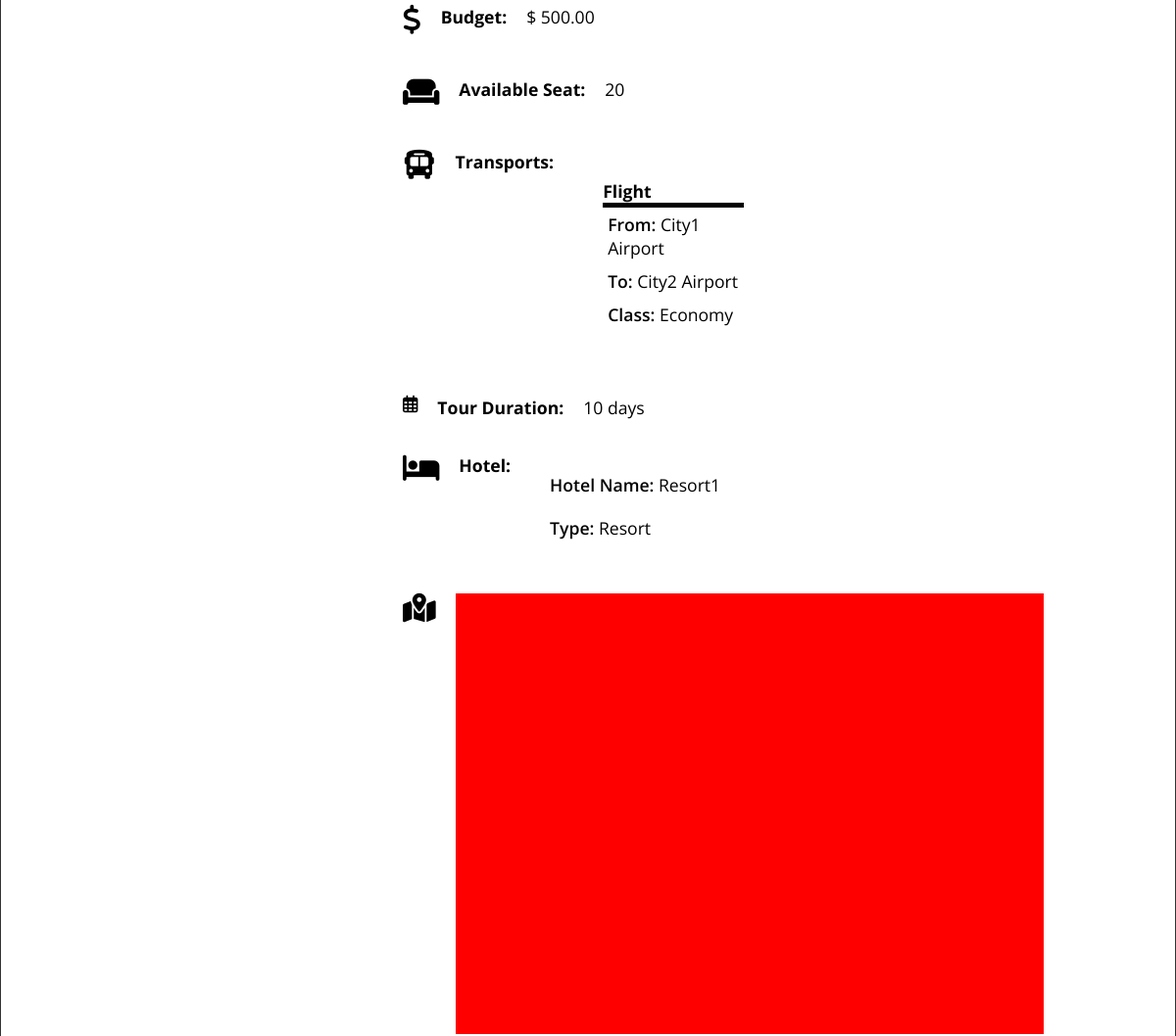
The page /User/tour_info.php?tour_id=1 (middle part) on the database as committed earlier.
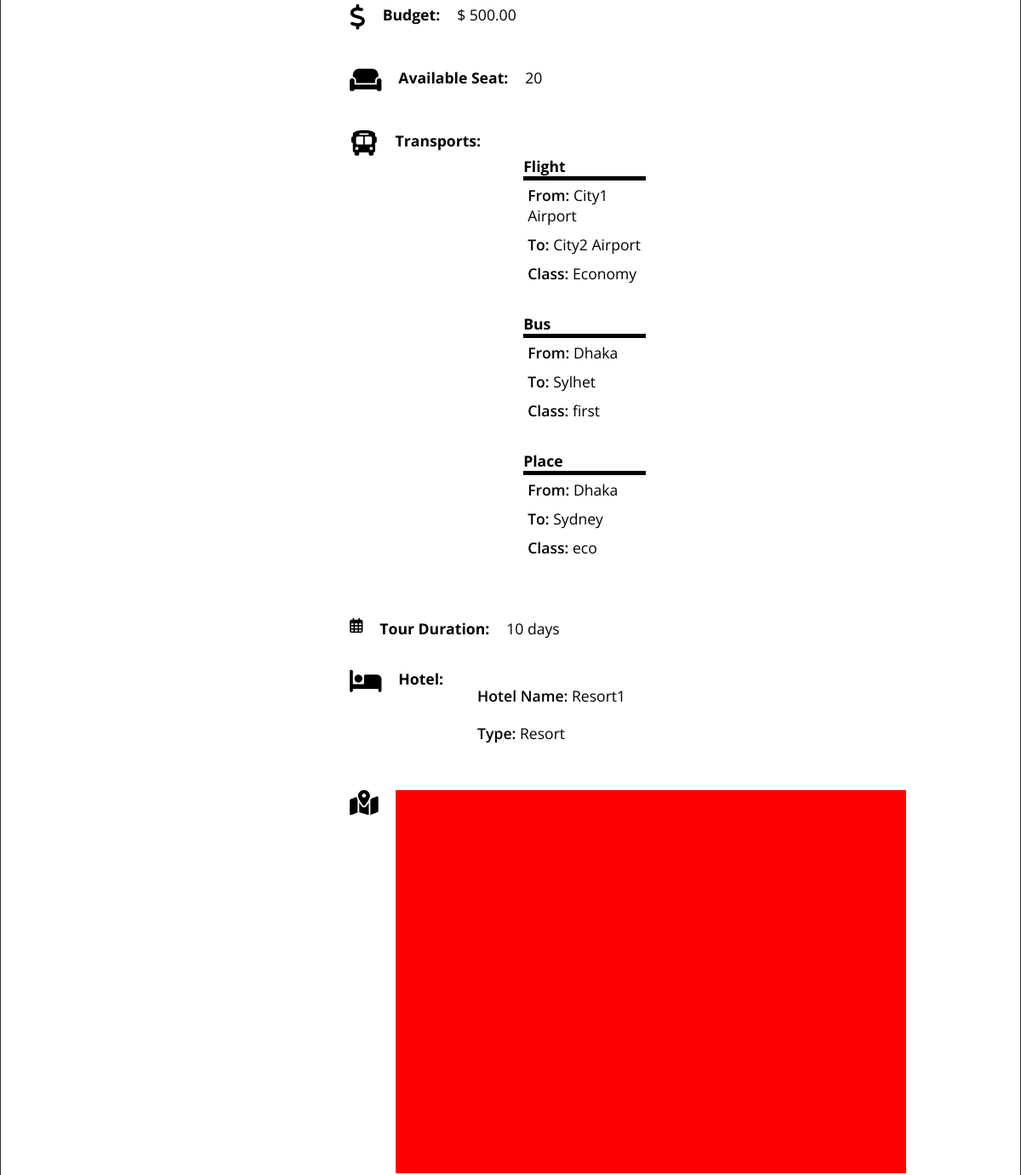
The same page on the database as committed later.
### tables this page shows
CREATE TABLE `transport` (
  `transport_id` int(11) NOT NULL,
  `type` varchar(50) DEFAULT NULL,
  `from_place` varchar(100) DEFAULT NULL,
  `to_place` varchar(100) DEFAULT NULL,
  `price` decimal(10,2) DEFAULT NULL,
  `start_date` date DEFAULT NULL,
  `finish_date` date DEFAULT NULL,
  `finish_time` time DEFAULT NULL,
  `class` varchar(50) DEFAULT NULL,
  `capacity` int(11) DEFAULT NULL,
  `tour_id` int(11) DEFAULT NULL,
  `start_time` time NOT NULL
);

### User/tour_info.php (the view, shortened to what the changed rows need)
<?php
$conn = mysqli_connect("localhost","root","","explore_plus");
$tour_id = $_GET['tour_id'];
?>
<!DOCTYPE html>
<html lang="en">
<head>
    <link rel="stylesheet" href="../css/style.css">
    <link rel="stylesheet" href="https://cdnjs.cloudflare.com/ajax/libs/font-awesome/6.5.1/css/all.min.css" />
</head>
<body>
<main class="main">
    <div class="tour-info__container">
        <div class="tour-info__inner">
            <div class="tour-info__element-collection">
                <div class="tour-info__element">
                    <ul class="transport__ul">
                        <?php
                        $transportSql = "SELECT transport.type , transport.from_place , transport.to_place , transport.class
                                        from tour
                                        inner join transport
                                        on tour.tour_id = transport.tour_id
                                        where tour.tour_id = {$tour_id}";
                        $transportResult = mysqli_query($conn,$transportSql);
                        $transports = mysqli_fetch_all($transportResult,MYSQLI_ASSOC);
                        ?>
                        <?php foreach ($transports as $transport): ?>
                        <li>
                            <h4 class="transport__head"><?php echo $transport['type'] ?></h4>
                            <div class="tour-info__fromTo">
                                <span class="tour-info__name">From:</span>
                                <span class="tour-info__data"><?php echo htmlspecialchars($transport['from_place']) ?></span>
                            </div>
                            <div class="tour-info__fromTo">
                                <span class="tour-info__name">To:</span>
                                <span class="tour-info__data"><?php echo htmlspecialchars($transport['to_place']) ?></span>
                            </div>
                            <div class="tour-info__fromTo">
                                <span class="tour-info__name">Class:</span>
                                <span class="tour-info__data"><?php echo htmlspecialchars($transport['class']) ?></span>
                            </div>
                        </li>
                        <?php endforeach; ?>
                    </ul>
                </div>
                <div class="tour-info__element">
                    <?php
                        $dayDurationSql = "SELECT DATEDIFF(finish_date,start_date) + 1  FROM tour WHERE tour_id = {$tour_id}";
                        $dayDurationResult = mysqli_query($conn,$dayDurationSql);
                        $dayDuration = mysqli_fetch_assoc($dayDurationResult);
                    ?>
                    <i class="fa-regular fa-calendar-days"></i>
                    <h4>Tour Duration:</h4>
                    <?php foreach ($dayDuration as $day): ?>
                    <div class="tour-info__tour-duration"><?php echo $day ?> days</div>
                    <?php endforeach; ?>
                </div>
            </div>
        </div>
    </div>
</main>
</body>
</html>

Rows that differ between the two databases and show on the page:
added transport: type "Bus", from_place "Dhaka", to_place "Sylhet", class "first"
added transport: type "Place", from_place "Dhaka", to_place "Sydney", class "eco"
